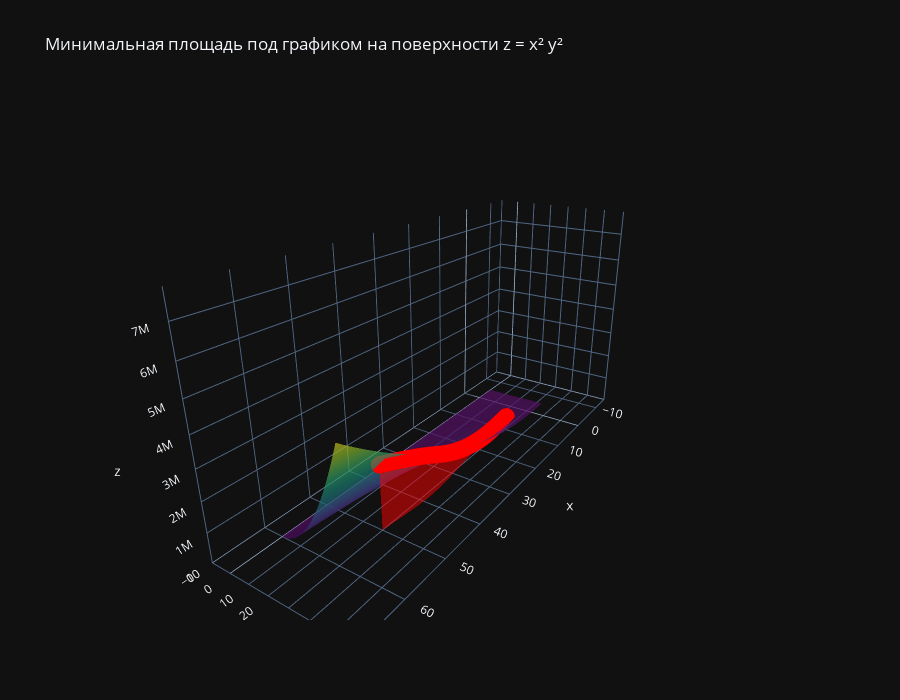

Notebook code for this chart:
### Code cell
def surface_z(x, y):
    return x**2 * y**2

x0, y0 = 5.0, 24.0
x1, y1 = 50, 30

def numerical_partial_y(f, x, y, h=1e-5):
    return (f(x, y + h) - f(x, y - h)) / (2 * h)

def ode_area(x, y):
    y_val, yp = y[0], y[1]
    z = surface_z(x, y_val)
    z = np.where(z == 0, 1e-8, z)
    dz_dy = numerical_partial_y(surface_z, x, y_val)
    sqrt_expr = np.sqrt(1 + yp**2)

    dydx = yp
    d2ydx2 = (z * yp**2 - dz_dy * (1 + yp**2)) / (z * sqrt_expr)
    return np.vstack((dydx, d2ydx2))

def bc(ya, yb):
    return np.array([ya[0] - y0, yb[0] - y1])

x = np.linspace(x0, x1, 200)
y_init = np.zeros((2, x.size))
y_init[0] = np.linspace(y0, y1, x.size)
sol = solve_bvp(ode_area, bc, x, y_init)

if sol.status != 0:
    print("Решение не найдено:", sol.message)
else:
    x_vals = sol.x
    y_vals = sol.y[0]

    # Сетка для поверхности
    X = np.linspace(x0 - 10, x1 + 10, 100)
    Y = np.linspace(0, y1 * 1.1, 100)
    XX, YY = np.meshgrid(X, Y)
    ZZ = surface_z(XX, YY)

    surface = go.Surface(
        x=XX, y=YY, z=ZZ,
        colorscale='Viridis',
        opacity=0.7,
        name='Поверхность z = x²y²',
        showscale=False
    )

    curve_z = surface_z(x_vals, y_vals)
    curve = go.Scatter3d(
        x=x_vals,
        y=y_vals,
        z=curve_z,
        mode='lines+markers',
        line=dict(color='red', width=5),
        marker=dict(size=6, color='red'),
        name='Минимальная кривая'
    )

    # Площадь под графиком — проекция на плоскость z=0
    x_fill = np.linspace(x0, x1, 100)
    y_interp = np.interp(x_fill, x_vals, y_vals)
    z_fill = surface_z(x_fill, y_interp)

    verts_x = np.concatenate([x_fill, x_fill])
    verts_y = np.concatenate([y_interp, y_interp])
    verts_z = np.concatenate([z_fill, np.zeros_like(z_fill)])

    triangles = []
    n = len(x_fill)
    for i in range(n - 1):
        top1, top2 = i, i + 1
        bot1, bot2 = i + n, i + 1 + n
        triangles.append([top1, top2, bot1])
        triangles.append([top2, bot2, bot1])
    triangles = np.array(triangles)

    area_mesh = go.Mesh3d(
        x=verts_x,
        y=verts_y,
        z=verts_z,
        i=triangles[:, 0],
        j=triangles[:, 1],
        k=triangles[:, 2],
        color='red',
        opacity=0.5,
        name='Площадь под графиком',
        hoverinfo='skip',
        showscale=False
    )

    fig = go.Figure(data=[surface, area_mesh, curve])

    z_max = max(ZZ.max(), curve_z.max())

    fig.update_layout(
        scene=dict(
            xaxis_title='x',
            yaxis_title='y',
            zaxis_title='z',
            xaxis=dict(nticks=10, range=[x0 - 20, x1 + 20]),
            yaxis=dict(nticks=10, range=[-10, y1 * 2]),
            zaxis=dict(nticks=10, range=[-10, z_max * 2]),
            aspectmode='manual',
            aspectratio=dict(x=3, y=1, z=1.5),
            camera=dict(
                eye=dict(x=3, y=2, z=1.5)
            )
        ),
        title='Минимальная площадь под графиком на поверхности z = x² y²',
        width=900,
        height=700,
    )

    fig.show()

### Figure 1 — Plotly figure (JSON) as saved in the notebook; plotly's stock layout.template omitted (floating-point values rounded to 4 significant figures; data arrays with more than 128 entries replaced by an {"elided": "..."} marker saying what was removed)
{"data": [{"colorscale": [[0.0, "#440154"], [0.1111, "#482878"], [0.2222, "#3e4989"], [0.3333, "#31688e"], [0.4444, "#26828e"], [0.5556, "#1f9e89"], [0.6667, "#35b779"], [0.7778, "#6ece58"], [0.8889, "#b5de2b"], [1.0, "#fde725"]], "name": "Поверхность z = x²y²", "opacity": 0.7, "showscale": false, "x": {"elided": "100x100 float values"}, "y": {"elided": "100x100 float values"}, "z": {"elided": "100x100 float values"}, "type": "surface"}, {"color": "red", "hoverinfo": "skip", "i": {"elided": "198 int values"}, "j": {"elided": "198 int values"}, "k": {"elided": "198 int values"}, "name": "Площадь под графиком", "opacity": 0.5, "showscale": false, "x": {"elided": "200 float values"}, "y": {"elided": "200 float values"}, "z": {"elided": "200 float values"}, "type": "mesh3d"}, {"line": {"color": "red", "width": 5}, "marker": {"color": "red", "size": 6}, "mode": "lines+markers", "name": "Минимальная кривая", "x": {"elided": "268 float values"}, "y": {"elided": "268 float values"}, "z": {"elided": "268 float values"}, "type": "scatter3d"}], "layout": {"scene": {"xaxis": {"title": {"text": "x"}, "nticks": 10, "range": [-15.0, 70]}, "yaxis": {"title": {"text": "y"}, "nticks": 10, "range": [-10, 60]}, "zaxis": {"title": {"text": "z"}, "nticks": 10, "range": [-10, 7841000.0]}, "aspectratio": {"x": 3, "y": 1, "z": 1.5}, "camera": {"eye": {"x": 3, "y": 2, "z": 1.5}}, "aspectmode": "manual"}, "title": {"text": "Минимальная площадь под графиком на поверхности z = x² y²"}, "width": 900, "height": 700}}
